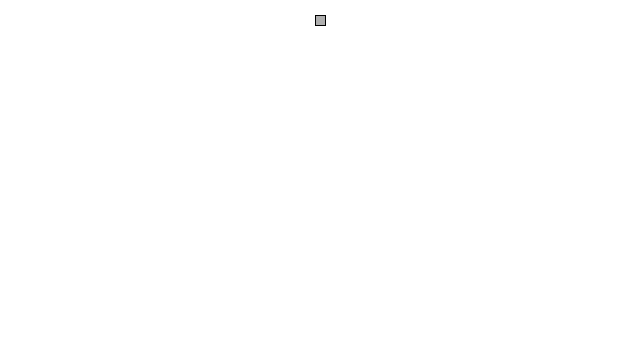
Frame 1 (no input)
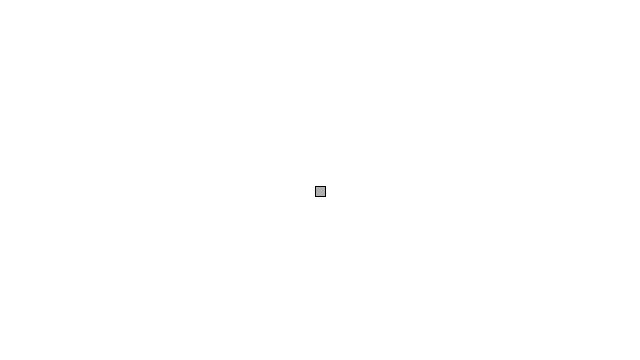
Frame 60 (the mouse pressed at the canvas centre just before this capture)
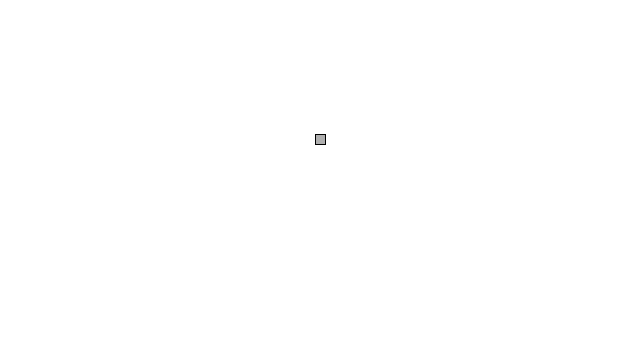
Frame 120 (the mouse held since frame 60 and released just before this capture)

The Processing sketch that drew these frames (run headless with seeded random() and noise(); from frame 60 on, the mouse is pressed at the canvas centre):

// Processing sketch: gravity
// ── gravity.pde
// Learning Processing
// Daniel Shiffman
// http://www.learningprocessing.com

// Example 5-9: Simple Gravity

float x = 320;   // x location of square
float y = 20;     // y location of square

float speed = 0;   // speed of square

// A new variable, for gravity (i.e. acceleration).   
// We use a relatively small number (0.1) because this accelerations accumulates over time, increasing the speed.   
// Try changing this number to 2.0 and see what happens.
float gravity = 0.1;  

void setup() {
  size(640,360);

}

void draw() {
  background(255);

  // Display the square
  fill(175);
  stroke(0);
  rectMode(CENTER);
  rect(x,y,10,10);
  
  // Add speed to location.
  y = y + speed;
  
  // Add gravity to speed.
  speed = speed + gravity;
  
  // If square reaches the bottom
  // Reverse speed
  if (y > height) {
    // Multiplying by -0.95 instead of -1 slows the square down each time it bounces (by decreasing speed).  
    // This is known as a "dampening" effect and is a more realistic simulation of the real world (without it, a ball would bounce forever).
    speed = speed * -0.95;  
  }
}
